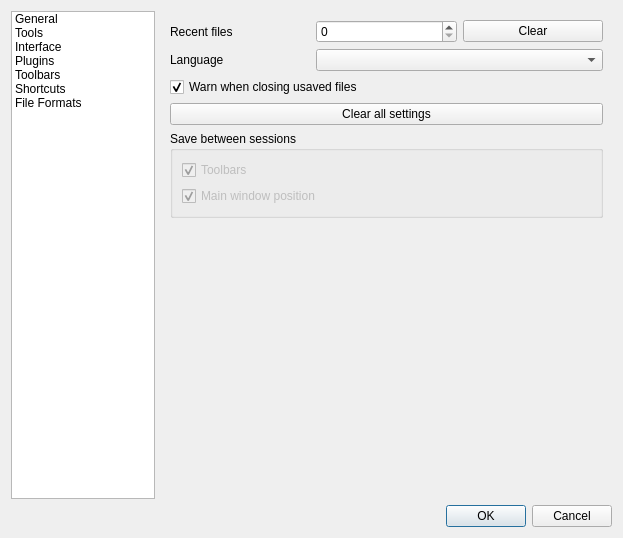
<?xml version="1.0" encoding="UTF-8"?>
<ui version="4.0">
 <class>DialogSettings</class>
 <widget class="QDialog" name="DialogSettings">
  <property name="geometry">
   <rect>
    <x>0</x>
    <y>0</y>
    <width>623</width>
    <height>538</height>
   </rect>
  </property>
  <property name="windowTitle">
   <string>Settings</string>
  </property>
  <property name="windowIcon">
   <iconset theme="preferences-system">
    <normaloff/>
   </iconset>
  </property>
  <layout class="QGridLayout" name="gridLayout_2">
   <item row="0" column="0">
    <layout class="QHBoxLayout" name="horizontalLayout">
     <item>
      <widget class="QListWidget" name="listWidget">
       <property name="minimumSize">
        <size>
         <width>58</width>
         <height>0</height>
        </size>
       </property>
       <property name="maximumSize">
        <size>
         <width>144</width>
         <height>16777215</height>
        </size>
       </property>
       <property name="iconSize">
        <size>
         <width>48</width>
         <height>48</height>
        </size>
       </property>
       <item>
        <property name="text">
         <string>General</string>
        </property>
        <property name="icon">
         <iconset theme="preferences-system"/>
        </property>
       </item>
       <item>
        <property name="text">
         <string>Tools</string>
        </property>
        <property name="icon">
         <iconset theme="preferences-other"/>
        </property>
       </item>
       <item>
        <property name="text">
         <string>Interface</string>
        </property>
        <property name="icon">
         <iconset theme="preferences-desktop-theme"/>
        </property>
       </item>
       <item>
        <property name="text">
         <string>Plugins</string>
        </property>
        <property name="icon">
         <iconset theme="preferences-plugin"/>
        </property>
       </item>
       <item>
        <property name="text">
         <string>Toolbars</string>
        </property>
        <property name="icon">
         <iconset theme="configure-toolbars"/>
        </property>
       </item>
       <item>
        <property name="text">
         <string>Shortcuts</string>
        </property>
        <property name="icon">
         <iconset theme="configure-shortcuts"/>
        </property>
       </item>
       <item>
        <property name="text">
         <string>File Formats</string>
        </property>
        <property name="icon">
         <iconset theme="preferences-desktop-filetype-association"/>
        </property>
       </item>
      </widget>
     </item>
     <item>
      <widget class="QStackedWidget" name="stackedWidget">
       <property name="currentIndex">
        <number>0</number>
       </property>
       <widget class="QWidget" name="page_general">
        <layout class="QGridLayout" name="gridLayout">
         <item row="0" column="0">
          <widget class="QLabel" name="label">
           <property name="text">
            <string>Recent files</string>
           </property>
          </widget>
         </item>
         <item row="2" column="0" colspan="3">
          <widget class="QCheckBox" name="check_warn_unsaved">
           <property name="text">
            <string>Warn when closing usaved files</string>
           </property>
           <property name="checked">
            <bool>true</bool>
           </property>
          </widget>
         </item>
         <item row="0" column="2">
          <widget class="QPushButton" name="button_recent_files">
           <property name="text">
            <string>Clear</string>
           </property>
           <property name="icon">
            <iconset theme="edit-clear-history"/>
           </property>
          </widget>
         </item>
         <item row="5" column="0">
          <spacer name="verticalSpacer">
           <property name="orientation">
            <enum>Qt::Vertical</enum>
           </property>
           <property name="sizeHint" stdset="0">
            <size>
             <width>20</width>
             <height>0</height>
            </size>
           </property>
          </spacer>
         </item>
         <item row="1" column="0">
          <widget class="QLabel" name="label_3">
           <property name="text">
            <string>Language</string>
           </property>
          </widget>
         </item>
         <item row="0" column="1">
          <widget class="QSpinBox" name="spin_recent_files">
           <property name="maximum">
            <number>64</number>
           </property>
          </widget>
         </item>
         <item row="1" column="1" colspan="2">
          <widget class="QComboBox" name="combo_language"/>
         </item>
         <item row="3" column="0" colspan="3">
          <widget class="QPushButton" name="button_clear_all">
           <property name="text">
            <string>Clear all settings</string>
           </property>
           <property name="icon">
            <iconset theme="edit-clear"/>
           </property>
           <property name="checkable">
            <bool>false</bool>
           </property>
          </widget>
         </item>
         <item row="4" column="0" colspan="3">
          <widget class="QGroupBox" name="groupBox_2">
           <property name="title">
            <string>Save between sessions</string>
           </property>
           <layout class="QVBoxLayout" name="verticalLayout_3">
            <item>
             <widget class="QCheckBox" name="check_save_toolbars">
              <property name="enabled">
               <bool>false</bool>
              </property>
              <property name="text">
               <string>Toolbars</string>
              </property>
              <property name="checked">
               <bool>true</bool>
              </property>
             </widget>
            </item>
            <item>
             <widget class="QCheckBox" name="check_save_window">
              <property name="enabled">
               <bool>false</bool>
              </property>
              <property name="text">
               <string>Main window position</string>
              </property>
              <property name="checked">
               <bool>true</bool>
              </property>
             </widget>
            </item>
           </layout>
          </widget>
         </item>
        </layout>
       </widget>
       <widget class="QWidget" name="page_tools"/>
       <widget class="QWidget" name="page_interface">
        <layout class="QFormLayout" name="formLayout">
         <item row="2" column="1">
          <spacer name="verticalSpacer_2">
           <property name="orientation">
            <enum>Qt::Vertical</enum>
           </property>
           <property name="sizeHint" stdset="0">
            <size>
             <width>365</width>
             <height>399</height>
            </size>
           </property>
          </spacer>
         </item>
         <item row="1" column="0">
          <widget class="QLabel" name="label_2">
           <property name="enabled">
            <bool>true</bool>
           </property>
           <property name="text">
            <string>Stylesheet</string>
           </property>
          </widget>
         </item>
         <item row="0" column="0" colspan="2">
          <widget class="QPushButton" name="button_ui_reset">
           <property name="text">
            <string>Reset main window layout</string>
           </property>
           <property name="icon">
            <iconset theme="edit-clear"/>
           </property>
          </widget>
         </item>
         <item row="1" column="1">
          <layout class="QHBoxLayout" name="horizontalLayout_2">
           <item>
            <widget class="QLineEdit" name="text_ui_stylesheet">
             <property name="enabled">
              <bool>true</bool>
             </property>
            </widget>
           </item>
           <item>
            <widget class="QPushButton" name="button_ui_stylesheet">
             <property name="enabled">
              <bool>true</bool>
             </property>
             <property name="text">
              <string>Open...</string>
             </property>
             <property name="icon">
              <iconset theme="document-open">
               <normaloff/>
              </iconset>
             </property>
            </widget>
           </item>
          </layout>
         </item>
        </layout>
       </widget>
       <widget class="QWidget" name="page_plugins">
        <layout class="QVBoxLayout" name="verticalLayout_4">
         <item>
          <widget class="QListView" name="view_plugins"/>
         </item>
         <item>
          <layout class="QHBoxLayout" name="horizontalLayout_3">
           <item>
            <widget class="QPushButton" name="button_plugins_download">
             <property name="enabled">
              <bool>false</bool>
             </property>
             <property name="text">
              <string>Browse Repository...</string>
             </property>
             <property name="icon">
              <iconset theme="repository"/>
             </property>
            </widget>
           </item>
           <item>
            <widget class="QPushButton" name="button_plugins_install">
             <property name="enabled">
              <bool>false</bool>
             </property>
             <property name="text">
              <string>Install From File...</string>
             </property>
             <property name="icon">
              <iconset theme="document-open"/>
             </property>
            </widget>
           </item>
           <item>
            <spacer name="horizontalSpacer">
             <property name="orientation">
              <enum>Qt::Horizontal</enum>
             </property>
             <property name="sizeHint" stdset="0">
              <size>
               <width>40</width>
               <height>20</height>
              </size>
             </property>
            </spacer>
           </item>
          </layout>
         </item>
        </layout>
       </widget>
       <widget class="QWidget" name="page_toolbars">
        <layout class="QGridLayout" name="gridLayout_3">
         <item row="0" column="0">
          <widget class="QLabel" name="label_4">
           <property name="text">
            <string>Toolbar icon size</string>
           </property>
          </widget>
         </item>
         <item row="0" column="1">
          <widget class="QComboBox" name="combo_tb_icon_size"/>
         </item>
         <item row="1" column="0">
          <widget class="QLabel" name="label_5">
           <property name="text">
            <string>Toolbar button style</string>
           </property>
          </widget>
         </item>
         <item row="1" column="1">
          <widget class="QComboBox" name="combo_tb_button_style"/>
         </item>
         <item row="2" column="0" colspan="2">
          <widget class="QGroupBox" name="groupBox">
           <property name="title">
            <string>Toolbar Buttons</string>
           </property>
          </widget>
         </item>
        </layout>
       </widget>
       <widget class="QWidget" name="page_shortcuts"/>
       <widget class="QWidget" name="page_formats"/>
      </widget>
     </item>
    </layout>
   </item>
   <item row="1" column="0">
    <widget class="QDialogButtonBox" name="buttonBox">
     <property name="standardButtons">
      <set>QDialogButtonBox::Cancel|QDialogButtonBox::Ok</set>
     </property>
    </widget>
   </item>
  </layout>
 </widget>
 <resources/>
 <connections>
  <connection>
   <sender>listWidget</sender>
   <signal>currentRowChanged(int)</signal>
   <receiver>stackedWidget</receiver>
   <slot>setCurrentIndex(int)</slot>
   <hints>
    <hint type="sourcelabel">
     <x>105</x>
     <y>115</y>
    </hint>
    <hint type="destinationlabel">
     <x>236</x>
     <y>134</y>
    </hint>
   </hints>
  </connection>
  <connection>
   <sender>buttonBox</sender>
   <signal>accepted()</signal>
   <receiver>DialogSettings</receiver>
   <slot>accept()</slot>
   <hints>
    <hint type="sourcelabel">
     <x>718</x>
     <y>528</y>
    </hint>
    <hint type="destinationlabel">
     <x>716</x>
     <y>604</y>
    </hint>
   </hints>
  </connection>
  <connection>
   <sender>buttonBox</sender>
   <signal>rejected()</signal>
   <receiver>DialogSettings</receiver>
   <slot>reject()</slot>
   <hints>
    <hint type="sourcelabel">
     <x>803</x>
     <y>516</y>
    </hint>
    <hint type="destinationlabel">
     <x>800</x>
     <y>576</y>
    </hint>
   </hints>
  </connection>
 </connections>
</ui>
